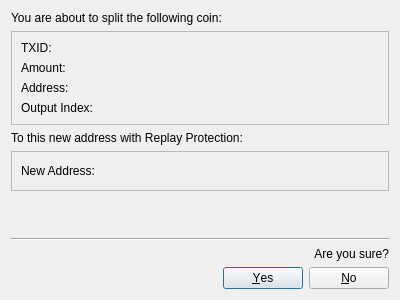
<?xml version="1.0" encoding="UTF-8"?>
<ui version="4.0">
 <class>CoinSplitConfirmationDialog</class>
 <widget class="QDialog" name="CoinSplitConfirmationDialog">
  <property name="geometry">
   <rect>
    <x>0</x>
    <y>0</y>
    <width>400</width>
    <height>300</height>
   </rect>
  </property>
  <property name="windowTitle">
   <string>Enable Replay Protection</string>
  </property>
  <layout class="QVBoxLayout" name="verticalLayout">
   <item>
    <widget class="QLabel" name="label_2">
     <property name="text">
      <string>You are about to split the following coin:</string>
     </property>
    </widget>
   </item>
   <item>
    <widget class="QFrame" name="frame">
     <property name="frameShape">
      <enum>QFrame::StyledPanel</enum>
     </property>
     <property name="frameShadow">
      <enum>QFrame::Raised</enum>
     </property>
     <layout class="QGridLayout" name="gridLayout">
      <item row="1" column="0">
       <widget class="QLabel" name="label_4">
        <property name="text">
         <string>Amount:</string>
        </property>
       </widget>
      </item>
      <item row="0" column="0">
       <widget class="QLabel" name="label_3">
        <property name="text">
         <string>TXID:</string>
        </property>
       </widget>
      </item>
      <item row="2" column="0">
       <widget class="QLabel" name="label_5">
        <property name="text">
         <string>Address:</string>
        </property>
       </widget>
      </item>
      <item row="0" column="1">
       <widget class="QLabel" name="labelTXID">
        <property name="text">
         <string/>
        </property>
       </widget>
      </item>
      <item row="1" column="1">
       <widget class="QLabel" name="labelAmount">
        <property name="text">
         <string/>
        </property>
       </widget>
      </item>
      <item row="2" column="1">
       <widget class="QLabel" name="labelAddress">
        <property name="text">
         <string/>
        </property>
       </widget>
      </item>
      <item row="3" column="0">
       <widget class="QLabel" name="label_8">
        <property name="text">
         <string>Output Index:</string>
        </property>
       </widget>
      </item>
      <item row="3" column="1">
       <widget class="QLabel" name="labelIndex">
        <property name="text">
         <string/>
        </property>
       </widget>
      </item>
     </layout>
    </widget>
   </item>
   <item>
    <widget class="QLabel" name="label">
     <property name="text">
      <string>To this new address with Replay Protection:</string>
     </property>
    </widget>
   </item>
   <item>
    <widget class="QFrame" name="frame_2">
     <property name="frameShape">
      <enum>QFrame::StyledPanel</enum>
     </property>
     <property name="frameShadow">
      <enum>QFrame::Raised</enum>
     </property>
     <layout class="QGridLayout" name="gridLayout_2">
      <item row="0" column="0">
       <widget class="QLabel" name="label_6">
        <property name="text">
         <string>New Address:</string>
        </property>
       </widget>
      </item>
      <item row="0" column="1">
       <widget class="QLabel" name="labelNewAddress">
        <property name="text">
         <string/>
        </property>
       </widget>
      </item>
      <item row="0" column="2">
       <spacer name="horizontalSpacer">
        <property name="orientation">
         <enum>Qt::Horizontal</enum>
        </property>
        <property name="sizeHint" stdset="0">
         <size>
          <width>40</width>
          <height>20</height>
         </size>
        </property>
       </spacer>
      </item>
     </layout>
    </widget>
   </item>
   <item>
    <spacer name="verticalSpacer">
     <property name="orientation">
      <enum>Qt::Vertical</enum>
     </property>
     <property name="sizeHint" stdset="0">
      <size>
       <width>20</width>
       <height>40</height>
      </size>
     </property>
    </spacer>
   </item>
   <item>
    <widget class="Line" name="line">
     <property name="orientation">
      <enum>Qt::Horizontal</enum>
     </property>
    </widget>
   </item>
   <item>
    <widget class="QLabel" name="label_7">
     <property name="text">
      <string>Are you sure?</string>
     </property>
     <property name="alignment">
      <set>Qt::AlignRight|Qt::AlignTrailing|Qt::AlignVCenter</set>
     </property>
     <property name="margin">
      <number>0</number>
     </property>
    </widget>
   </item>
   <item>
    <widget class="QDialogButtonBox" name="buttonBox">
     <property name="orientation">
      <enum>Qt::Horizontal</enum>
     </property>
     <property name="standardButtons">
      <set>QDialogButtonBox::No|QDialogButtonBox::Yes</set>
     </property>
    </widget>
   </item>
  </layout>
 </widget>
 <resources/>
 <connections/>
</ui>
